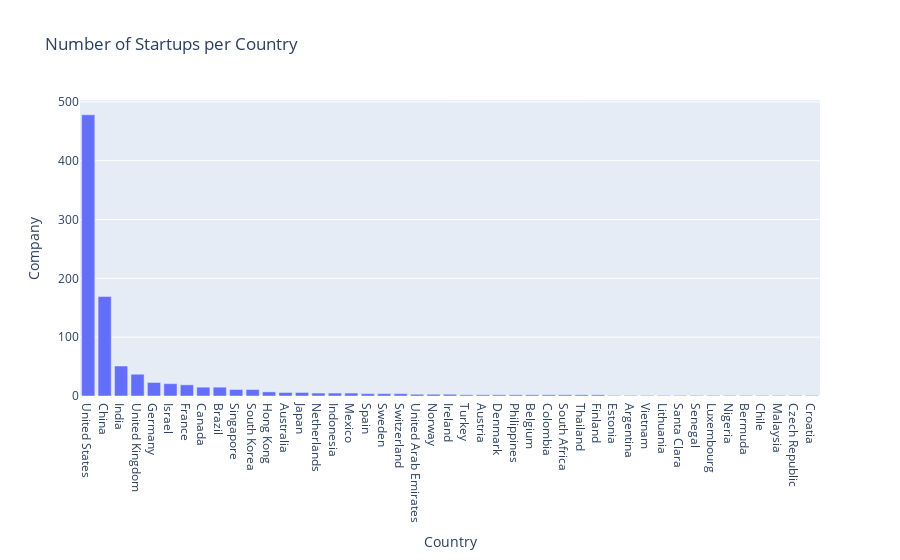

Notebook source saved alongside this figure:
### Code cell
# Find the no of comapney in each counntry 


# Count the number of companies per country
country_counts = data["Country"].value_counts().reset_index()
country_counts.columns = ["Country", "Company"]

# Create a bar plot
fig = px.bar(country_counts, x="Country", y="Company", title="Number of Startups per Country")

# Show the plot
fig.show()

### Figure 1 — Plotly figure (JSON) as saved in the notebook; plotly's stock layout.template omitted (floating-point values rounded to 4 significant figures)
{"data": [{"hovertemplate": "Country=%{x}<br>Company=%{y}<extra></extra>", "legendgroup": "", "marker": {"color": "#636efa", "pattern": {"shape": ""}}, "name": "", "orientation": "v", "showlegend": false, "textposition": "auto", "type": "bar", "x": ["United States", "China", "India", "United Kingdom", "Germany", "Israel", "France", "Canada", "Brazil", "Singapore", "South Korea", "Hong Kong", "Australia", "Japan", "Netherlands", "Indonesia", "Mexico", "Spain", "Sweden", "Switzerland", "United Arab Emirates", "Norway", "Ireland", "Turkey", "Austria", "Denmark", "Philippines", "Belgium", "Colombia", "South Africa", "Thailand", "Finland", "Estonia", "Argentina", "Vietnam", "Lithuania", "Santa Clara", "Senegal", "Luxembourg", "Nigeria", "Bermuda", "Chile", "Malaysia", "Czech Republic", "Croatia"], "xaxis": "x", "y": [478, 169, 51, 37, 23, 21, 19, 15, 15, 11, 11, 7, 6, 6, 5, 5, 5, 4, 4, 4, 3, 3, 3, 2, 2, 2, 2, 2, 2, 2, 2, 2, 1, 1, 1, 1, 1, 1, 1, 1, 1, 1, 1, 1, 1], "yaxis": "y"}], "layout": {"barmode": "relative", "legend": {"tracegroupgap": 0}, "title": {"text": "Number of Startups per Country"}, "xaxis": {"anchor": "y", "domain": [0, 1], "title": {"text": "Country"}}, "yaxis": {"anchor": "x", "domain": [0, 1], "title": {"text": "Company"}}}}
